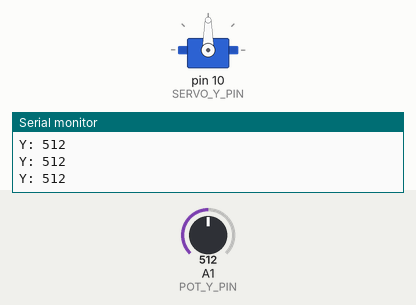
The sketch below on a simulated Arduino Uno, built with avr-gcc and run on an emulated ATmega328P. Parts: servo, the last lines printed to the serial monitor. Inputs (shaded band) come from the test bench; at power-on: A1 (POT_Y_PIN) = 512.

Above: at 1.2 s.
1.3 s: A1 (POT_Y_PIN) set to 716
At 1.6 s:
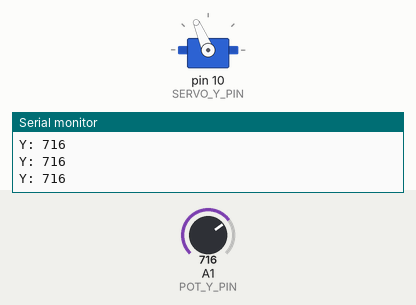
2.8 s: A1 (POT_Y_PIN) set to 11
At 4.0 s:
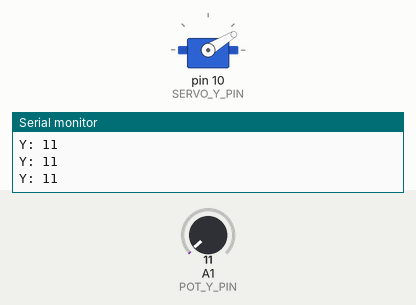
4.3 s: A1 (POT_Y_PIN) set to 8
At 5.1 s:
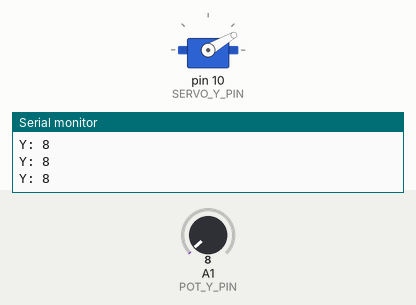
5.8 s: A1 (POT_Y_PIN) set to 122
At 6.2 s:
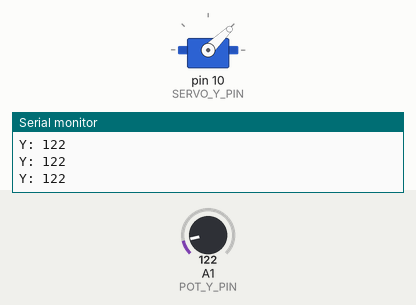
7.3 s: A1 (POT_Y_PIN) set to 306
At 8.5 s:
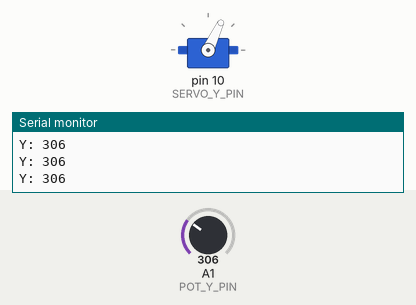
8.8 s: A1 (POT_Y_PIN) set to 986
At 9.6 s:
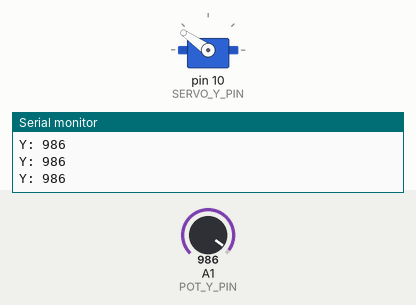
10.3 s: A1 (POT_Y_PIN) set to 1007
Timing chart, 0 to 12.8 s (numbered marks = the images above; inputs shaded):
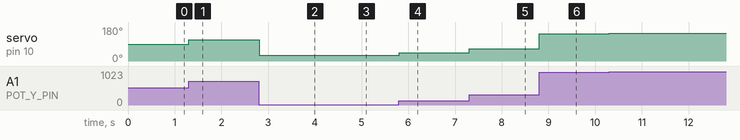

The sketch:

Attempt_at_joystick_with_servos.ino
```cpp
#include <Servo.h>

#define POT_Y_PIN A1  // Y-axis potentiometer
#define SERVO_Y_PIN 10 // Servo controlled by Y-axis

Servo servoY;

void setup() {
    Serial.begin(9600);  // Debugging
    servoY.attach(SERVO_Y_PIN);
    servoY.write(90); // Initialize the servo at the center (90 degrees)
}

void loop() {
    int yValue = analogRead(POT_Y_PIN);  // Read Y-axis potentiometer

    // Debugging: Print Y-axis values
    Serial.print("Y: ");
    Serial.println(yValue);

    // Map the Y-axis value (0-1023) to servo angle (30-150 degrees)
    int servoYAngle = map(yValue, 0, 1023, 30, 150);

    // Move the Y-axis servo based on joystick input
    servoY.write(servoYAngle);

    delay(10);  // Small delay for stability
}
```

Measured:
- after the input at 1.3 s, servo on pin 10 (SERVO_Y_PIN): 90° → 113° at once
- after the input at 2.8 s, servo on pin 10 (SERVO_Y_PIN): 113° → 31° at once
- after the input at 4.3 s, servo on pin 10 (SERVO_Y_PIN): 31° → 30° at once
- after the input at 5.8 s, servo on pin 10 (SERVO_Y_PIN): 30° → 44° at once
- after the input at 7.3 s, servo on pin 10 (SERVO_Y_PIN): 44° → 65° at once
- after the input at 8.8 s, servo on pin 10 (SERVO_Y_PIN): 65° → 145° at once
- after the input at 10.3 s, servo on pin 10 (SERVO_Y_PIN): 145° → 148° at once
